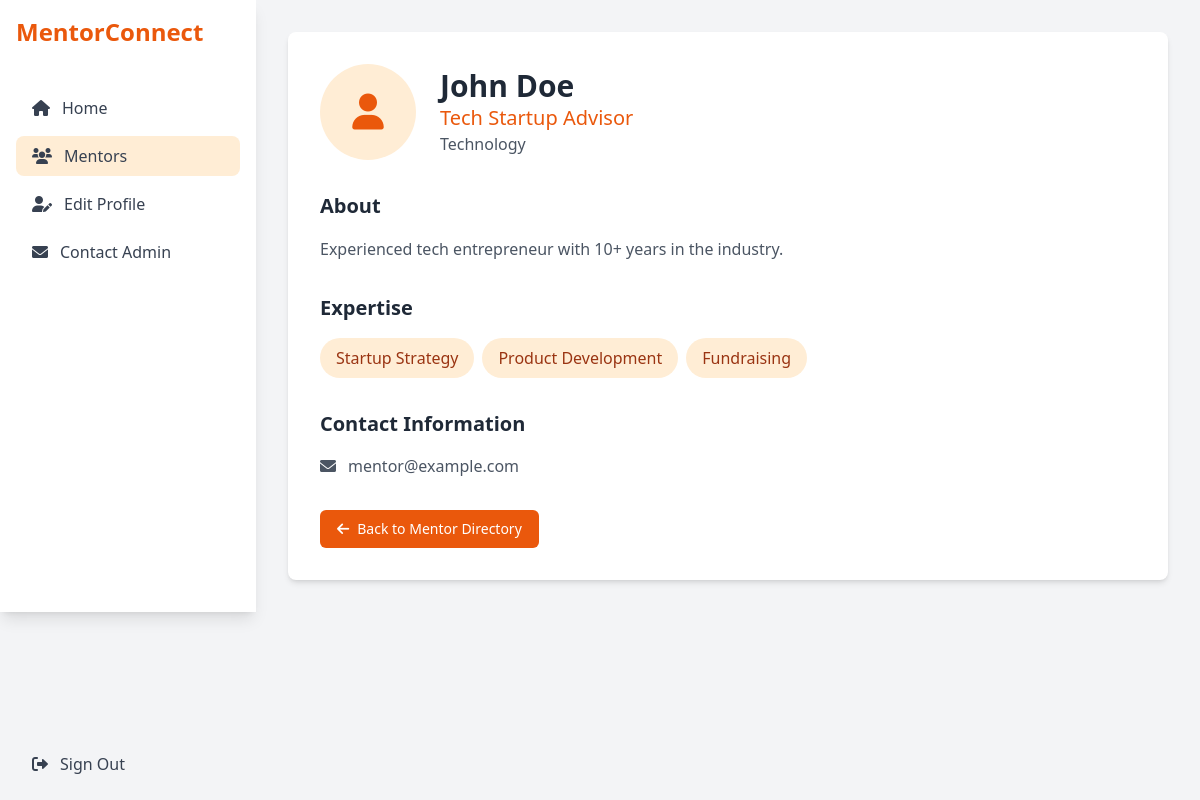
The page /view_profile.php?id=1 (signed in) on the database its author committed.
### tables this page shows
CREATE TABLE IF NOT EXISTS profiles (
    user_id INT PRIMARY KEY,
    full_name VARCHAR(255),
    headline VARCHAR(255),
    bio TEXT,
    industry VARCHAR(255),
    skills_or_needs TEXT,
    updated_at TIMESTAMP DEFAULT CURRENT_TIMESTAMP ON UPDATE CURRENT_TIMESTAMP,
    FOREIGN KEY (user_id) REFERENCES users(id) ON DELETE CASCADE
);

CREATE TABLE IF NOT EXISTS users (
    id INT AUTO_INCREMENT PRIMARY KEY,
    email VARCHAR(255) NOT NULL UNIQUE,
    password VARCHAR(255) NOT NULL,
    user_type ENUM('mentor', 'mentee') NOT NULL,
    created_at TIMESTAMP DEFAULT CURRENT_TIMESTAMP
);

### view_profile.php (the view, shortened to what this page needs)
<?php
require_once 'backend/db_connect.php';
$profile_id = isset($_GET['id']) ? (int)$_GET['id'] : 0;
$stmt = $conn->prepare("
    SELECT p.*, u.email, u.user_type
    FROM profiles p
    JOIN users u ON p.user_id = u.id
    WHERE p.user_id = ?
");
$stmt->bind_param("i", $profile_id);
$stmt->execute();
$result = $stmt->get_result();
$profile = $result->fetch_assoc();
?>
<!DOCTYPE html>
<html lang="en">
<head>
    <script src="https://cdn.tailwindcss.com"></script>
    <link href="https://cdnjs.cloudflare.com/ajax/libs/font-awesome/6.0.0/css/all.min.css" rel="stylesheet">
</head>
<body class="bg-gray-100 min-h-screen">
    <div class="flex">
        <div class="w-64 bg-white shadow-lg">
            <div class="p-4">
                <h1 class="text-2xl font-bold text-orange-600">MentorConnect</h1>
            </div>
            <nav class="mt-6">
                <div class="px-4 space-y-2">
                    <a href="dashboard.php" class="flex items-center px-4 py-2 text-gray-700 hover:bg-gray-100 rounded-lg">
                        <i class="fas fa-home mr-3"></i>
                        Home
                    </a>
                    <a href="mentor_directory.php" class="flex items-center px-4 py-2 text-gray-700 bg-orange-100 rounded-lg">
                        <i class="fas fa-users mr-3"></i>
                        Mentors
                    </a>
                    <a href="profile_edit.php" class="flex items-center px-4 py-2 text-gray-700 hover:bg-gray-100 rounded-lg">
                        <i class="fas fa-user-edit mr-3"></i>
                        Edit Profile
                    </a>
                    <a href="#" class="flex items-center px-4 py-2 text-gray-700 hover:bg-gray-100 rounded-lg">
                        <i class="fas fa-envelope mr-3"></i>
                        Contact Admin
                    </a>
                </div>
            </nav>
            <div class="absolute bottom-0 w-64 p-4">
                <a href="logout.php" class="flex items-center px-4 py-2 text-gray-700 hover:bg-gray-100 rounded-lg">
                    <i class="fas fa-sign-out-alt mr-3"></i>
                    Sign Out
                </a>
            </div>
        </div>
        <div class="flex-1 p-8">
            <div class="max-w-4xl mx-auto">
                <div class="bg-white rounded-lg shadow-md p-8">
                    <div class="flex items-center mb-8">
                        <div class="w-24 h-24 bg-orange-100 rounded-full flex items-center justify-center">
                            <i class="fas fa-user text-4xl text-orange-600"></i>
                        </div>
                        <div class="ml-6">
                            <h1 class="text-3xl font-bold text-gray-800">
                                <?php echo htmlspecialchars($profile['full_name']); ?>
                            </h1>
                            <p class="text-xl text-orange-600">
                                <?php echo htmlspecialchars($profile['headline']); ?>
                            </p>
                            <p class="text-gray-600">
                                <?php echo htmlspecialchars($profile['industry']); ?>
                            </p>
                        </div>
                    </div>
                    <div class="space-y-8">
                        <?php if ($profile['bio']): ?>
                            <div>
                                <h2 class="text-xl font-semibold text-gray-800 mb-4">About</h2>
                                <p class="text-gray-600 leading-relaxed">
                                    <?php echo nl2br(htmlspecialchars($profile['bio'])); ?>
                                </p>
                            </div>
                        <?php endif; ?>
                        <?php if ($profile['skills_or_needs']): ?>
                            <div>
                                <h2 class="text-xl font-semibold text-gray-800 mb-4">
                                    <?php echo $profile['user_type'] === 'mentor' ? 'Expertise' : 'Areas of Interest'; ?>
                                </h2>
                                <div class="flex flex-wrap gap-2">
                                    <?php
                                    $skills = explode(',', $profile['skills_or_needs']);
                                    foreach ($skills as $skill):
                                        $skill = trim($skill);
                                        if ($skill):
                                    ?>
                                        <span class="px-4 py-2 bg-orange-100 text-orange-800 rounded-full">
                                            <?php echo htmlspecialchars($skill); ?>
                                        </span>
                                    <?php
                                        endif;
                                    endforeach;
                                    ?>
                                </div>
                            </div>
                        <?php endif; ?>
                        <div>
                            <h2 class="text-xl font-semibold text-gray-800 mb-4">Contact Information</h2>
                            <div class="space-y-2">
                                <div class="flex items-center text-gray-600">
                                    <i class="fas fa-envelope mr-3"></i>
                                    <span><?php echo htmlspecialchars($profile['email']); ?></span>
                                </div>
                            </div>
                        </div>
                    </div>
                    <div class="mt-8">
                        <a href="mentor_directory.php"
                           class="inline-flex items-center px-4 py-2 border border-transparent text-sm font-medium rounded-md text-white bg-orange-600 hover:bg-orange-700 focus:outline-none focus:ring-2 focus:ring-offset-2 focus:ring-orange-500">
                            <i class="fas fa-arrow-left mr-2"></i>
                            Back to Mentor Directory
                        </a>
                    </div>
                </div>
            </div>
        </div>
    </div>
</body>
</html>

### rows shown on the page
profiles: full_name "John Doe", headline "Tech Startup Advisor", industry "Technology", bio "Experienced tech entrepreneur with 10+ years in the industry.", skills_or_needs "Startup Strategy", skills_or_needs "Product Development", skills_or_needs "Fundraising", user_id.email "mentor@example.com"
